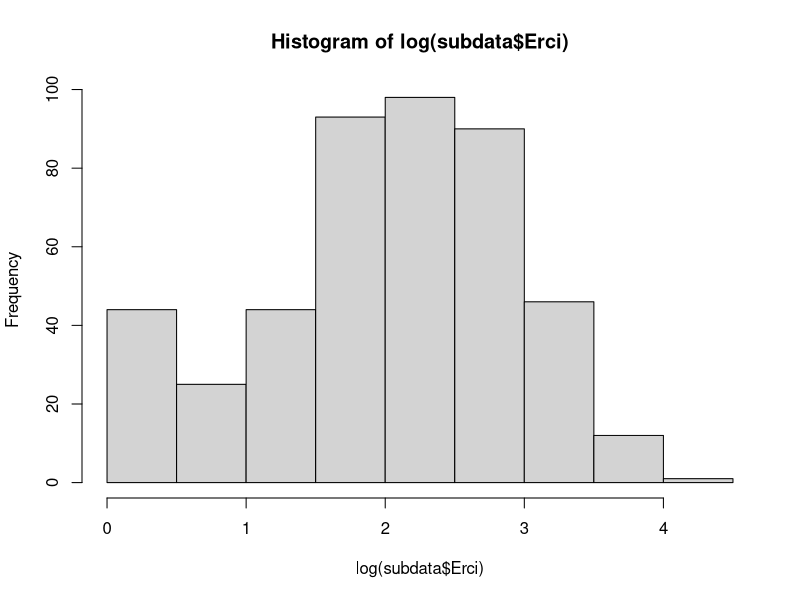

Source code (R): (Note: this script raises an error after producing the figure.)

library(foreign)
library(lme4)
library(lsmeans)

annuals <- read.spss("SPSS BothSitesAllYears Data File.sav",to.data.frame=TRUE)

str(annuals)
annuals$Year=as.factor(annuals$Year)




#Way to get p-values
# http://www.inside-r.org/packages/cran/lme4/docs/pvalues
#Help on restriction matrices
install.packages("pbkrtest")
library(pbkrtest)

#Use this line to change subsets (i.e. switch to Sonoran)
subdata=subset(annuals, (Desert=='Mojave ' & TranDir=='N' & Year!=2011)) 
table(subdata$Erci)  #891 zeros
hist(log(subdata$Erci))
hist(logw0(subdata$Erci))
table(logw0(subdata$Erci))
biomass.glmer=glmer(Erci~(FireTrt+RainTrt+SeedTrt+TurbTrt+Year+MH)^2+(1|ShrubID)+(1|ShrubID:Plot), family="poisson", data=subdata )

summary(biomass.glmer)
anova(biomass.glmer)



lsmeans(biomass.lmer6,  ~ FireTrt:RainTrt:SeedTrt:MH|TurbTrt+Year)  #Just put in highest order interactions

lsmip(biomass.lmer6, RainTrt~MH|Year)
lsmip(biomass.lmer6, RainTrt~MH|Year+FireTrt)
lsmip(biomass.lmer6, RainTrt~MH|Year+SeedTrt)
lsmip(biomass.lmer6, RainTrt~MH|Year+TurbTrt)


lsmip(biomass.lmer6, RainTrt~MH|Year+FireTrt+SeedTrt+TurbTrt)

#This is crazy complicated... try simplifying.... 
